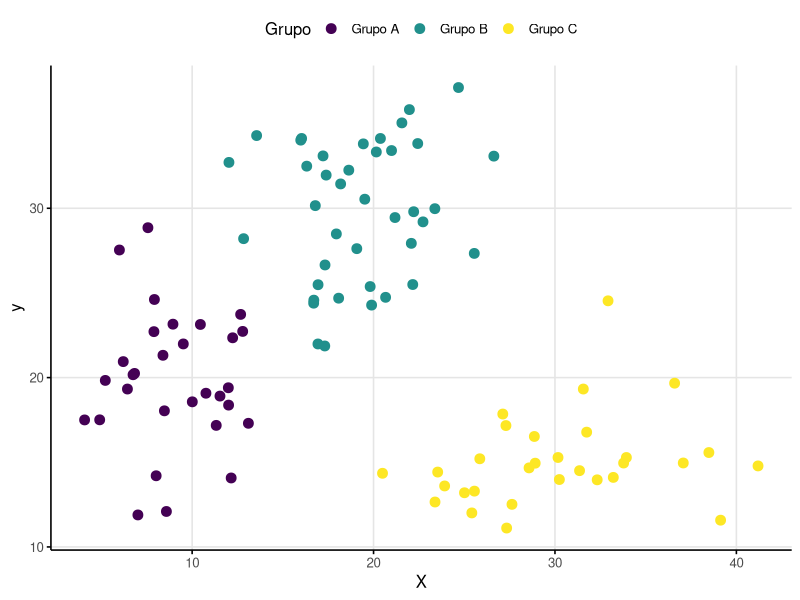
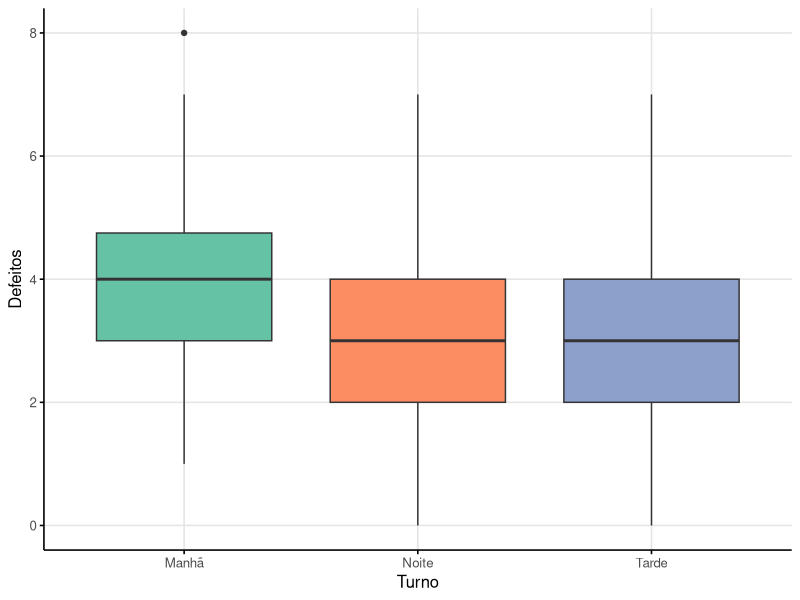
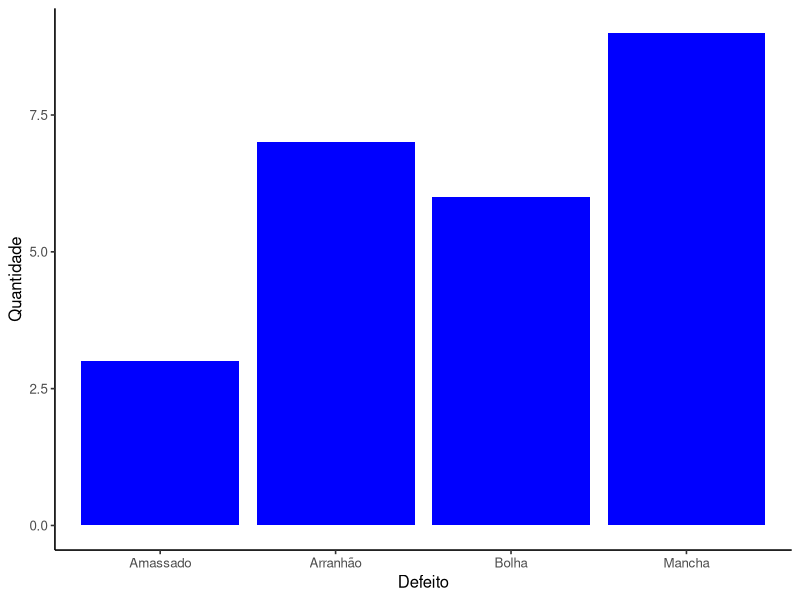
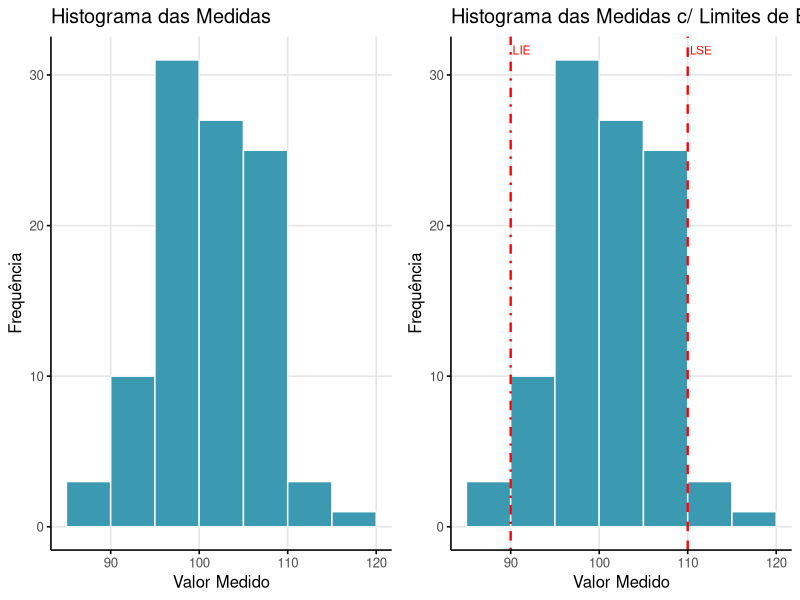
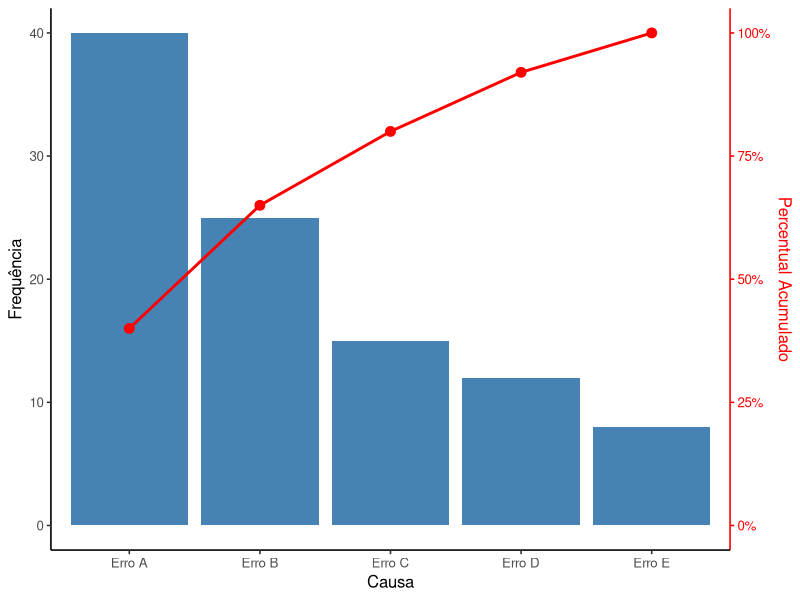
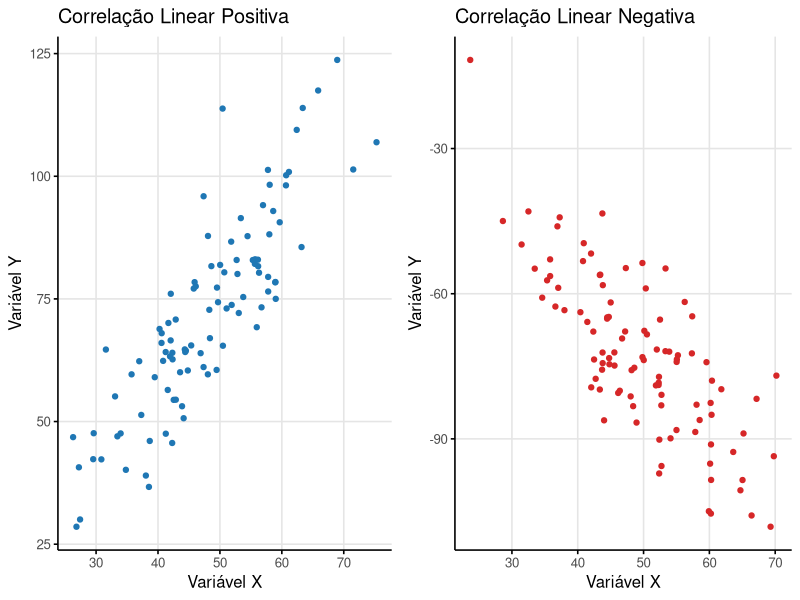
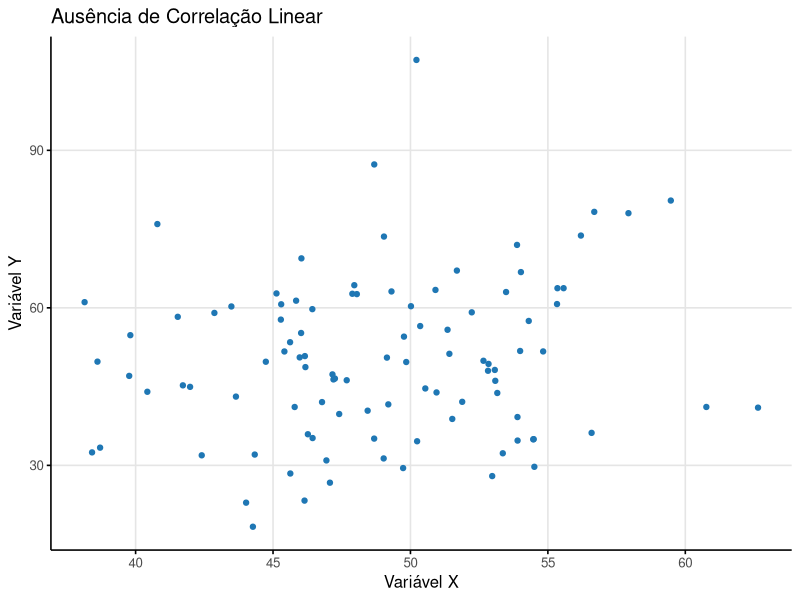
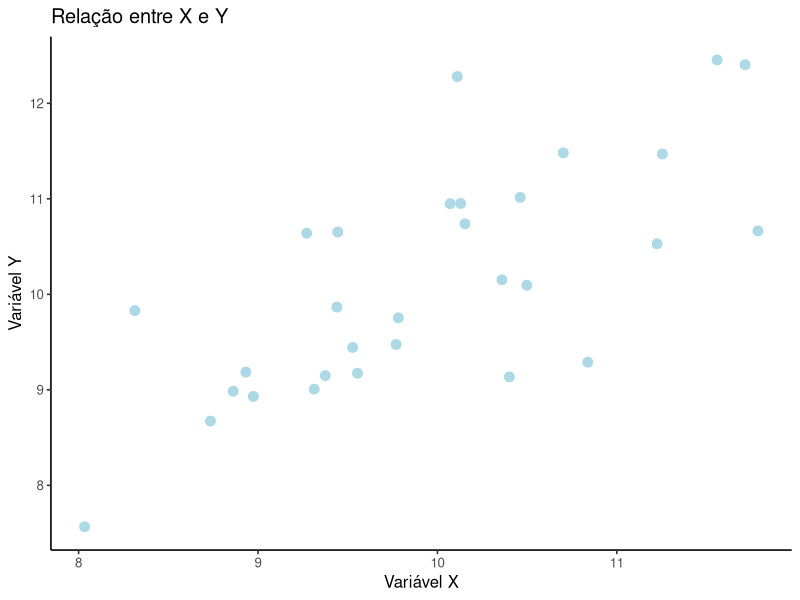

Write the R code that produced these figures, in order.
# --------------------------
# [*] Configurações Iniciais
# --------------------------

# Pacotes necessários
library(dplyr)
library(ggplot2)
library(gridExtra)

# -----------------------
# [1] Ferramentas Básicas
# -----------------------

# --------------------
# [1.1] Estratificação
# --------------------

# ---------------------------------
# [1.1.1] Exemplo de Estratificação
# ---------------------------------

# Definir semente
set.seed(11111)

# Grupo A
group1_size <- 30
group1_x <- rnorm(group1_size, mean = 10, sd = 2.5)
group1_y <- rnorm(group1_size, mean = 20, sd = 3.5)

# Grupo B
group2_size <- 40
group2_x <- rnorm(group2_size, mean = 20, sd = 3.5)
group2_y <- rnorm(group2_size, mean = 30, sd = 4.5)

# Grupo C
group3_size <- 30
group3_x <- rnorm(group3_size, mean = 30, sd = 4.5)
group3_y <- rnorm(group3_size, mean = 15, sd = 2.5)

# DataFrame unificado
df <- data.frame(
  x = c(group1_x, group2_x, group3_x),
  y = c(group1_y, group2_y, group3_y),
  Grupo = factor(c(
    rep("Grupo A", group1_size),
    rep("Grupo B", group2_size),
    rep("Grupo C", group3_size)
  ))
)

# Gráfico com ggplot2
ggplot(df, aes(x = x, y = y, color = Grupo)) +
  geom_point(size = 3) +
  scale_color_viridis_d() +
  labs(x = "X", y = "y", color = "Grupo") +
  theme_minimal(base_size = 12) +
  theme(
    legend.position = "top",
    panel.grid.minor = element_blank(),
    panel.grid.major = element_line(color = "gray90"),
    axis.line = element_line(color = "black"),
    axis.ticks = element_line(color = "black"),
    panel.border = element_blank()
  )

# ---------------------------------
# [1.1.2] Exemplo de Estratificação
# ---------------------------------

# Geração de dados
set.seed(11111)
n <- 150
Turno <- sample(c("Manhã", "Tarde", "Noite"), size = n, replace = TRUE)
Defeitos <- rbinom(n, size = 10, prob = 1/3)

# Data frame
df <- data.frame(Turno = Turno, Defeitos = Defeitos)

# Gráfico boxplot
ggplot(df, aes(x = Turno, y = Defeitos, fill = Turno)) +
  geom_boxplot() +
  scale_fill_brewer(palette = "Set2") +
  labs(x = "Turno", y = "Defeitos") +
  theme_minimal(base_size = 12) +
  theme(
    legend.position = "none",          # Para imitar o `hue="Turno"` do seaborn
    panel.grid.minor = element_blank(),
    panel.grid.major = element_line(color = "gray90"),
    axis.line = element_line(color = "black"),
    axis.ticks = element_line(color = "black"),
    panel.border = element_blank()
  )

# --------------------------
# [1.2] Folha de Verificação
# --------------------------

# ----------------------------------------------
# [1.2.1] Exemplo de Plot - Folha de Verificação
# ----------------------------------------------

# Dados da Folha de Verificação
tipos <- c("Amassado", "Arranhão", "Bolha", "Mancha")
quantidades <- c(3, 7, 6, 9)

# Gráfico de Barras
ggplot(data = NULL, aes(x = tipos, y = quantidades)) +
  geom_bar(stat = "identity", fill = "blue") +
  labs(x = "Defeito", y = "Quantidade") +
  theme_classic(base_size = 12)

# -------------------
# [2] Gráficos Usuais
# -------------------

# ----------------
# [2.1] Histograma
# ----------------

# Exemplo Prático: Histograma
set.seed(11111)
valores <- rnorm(100, mean = mean(c(85, 120)), sd = 5.5)

# Base para histograma
df <- data.frame(valor = valores)

# Histograma 1
hist1 <- ggplot(df, aes(x = valor)) +
geom_histogram(binwidth = 5, boundary = 85, color = "white", fill = "#3B9AB2") +
labs(title = "Histograma das Medidas", x = "Valor Medido", y = "Frequência") +
theme_minimal(base_size = 12) +
theme(
  panel.grid.minor = element_blank(),
  panel.grid.major = element_line(color = "gray90"),
  axis.line = element_line(color = "black"),
  axis.ticks = element_line(color = "black"),
  panel.border = element_blank()
)

# Histograma 2 com LIE e LSE
hist2 <- ggplot(df, aes(x = valor)) +
  geom_histogram(binwidth = 5, boundary = 85, color = "white", fill = "#3B9AB2") +
  geom_vline(xintercept = 90, color = "red", linetype = "dotdash", size = 0.8) +
  geom_vline(xintercept = 110, color = "red", linetype = "dashed", size = 0.8) +
  annotate("text", x = 90, y = Inf, label = "LIE", vjust = 2, hjust = -0.1, size = 3, color = "red") +
  annotate("text", x = 110, y = Inf, label = "LSE", vjust = 2, hjust = -0.1, size = 3, color = "red") +
  labs(title = "Histograma das Medidas c/ Limites de Especificação", x = "Valor Medido", y = "Frequência") +
  theme_minimal(base_size = 12) +
  theme(
    panel.grid.minor = element_blank(),
    panel.grid.major = element_line(color = "gray90"),
    axis.line = element_line(color = "black"),
    axis.ticks = element_line(color = "black"),
    panel.border = element_blank()
  )

# Exibição lado a lado
grid.arrange(hist1, hist2, ncol = 2)

# -----------------------
# [2.2] Gráfico de Pareto
# -----------------------

df <- data.frame(
  Causa = c("Erro A", "Erro B", "Erro C", "Erro D", "Erro E"),
  Frequencia = c(40, 25, 15, 12, 8)
)

# Cálculo do Percentual Acumulado
df$PercentualAcumulado <- cumsum(df$Frequencia) / sum(df$Frequencia) * 100

# ------------------------------
# Gráfico de Pareto
# ------------------------------
# Base do gráfico com barras
p <- ggplot(df, aes(x = Causa)) +
  geom_bar(aes(y = Frequencia), stat = "identity", fill = "steelblue") +
  geom_line(aes(y = PercentualAcumulado * max(Frequencia) / 100), 
            group = 1, color = "red", size = 1) +
  geom_point(aes(y = PercentualAcumulado * max(Frequencia) / 100), 
             color = "red", size = 3) +
  
  # Eixos primário e secundário
  scale_y_continuous(
    name = "Frequência",
    limits = c(0, 40),
    sec.axis = sec_axis(
      trans = ~ . / max(df$Frequencia) * 100,
      name = "Percentual Acumulado",
      labels = function(x) paste0(x, "%")
    )
  ) +
  
  labs(x = "Causa") +
  theme_classic(base_size = 12) +
  theme(
    axis.line.y.right = element_line(color = "red"),
    axis.ticks.y.right = element_line(color = "red"),
    axis.text.y.right = element_text(color = "red"),
    axis.title.y.right = element_text(color = "red"),
    panel.grid.minor = element_blank()
  )

print(p)

# ---------------------------
# [2.3] Diagrama de Dispersão
# ---------------------------

# --------------------------------------------------------
# [2.3.1] Exemplo de Correlação Linear Positiva e Negativa
# --------------------------------------------------------

# Semente para reprodutibilidade
set.seed(11111)

# Geração dos dados
x1 <- rnorm(100, mean = 50, sd = 10)
y1 <- (3/2) * x1 + rnorm(100, mean = 0, sd = 10)

x2 <- rnorm(100, mean = 50, sd = 10)
y2 <- (-3/2) * x2 + rnorm(100, mean = 0, sd = 10)

# Data frames para os gráficos
df1 <- data.frame(X = x1, Y = y1)
df2 <- data.frame(X = x2, Y = y2)

# Diagrama de Dispersão: Correlação Positiva
scatter1 <- ggplot(df1, aes(x = X, y = Y)) +
  geom_point(color = "#1f77b4") +
  labs(title = "Correlação Linear Positiva", x = "Variável X", y = "Variável Y") +
  theme_minimal(base_size = 12) +
  theme(
    panel.grid.minor = element_blank(),
    panel.grid.major = element_line(color = "gray90"),
    axis.line = element_line(color = "black"),
    axis.ticks = element_line(color = "black"),
    panel.border = element_blank()
  )

# Diagrama de Dispersão: Correlação Negativa
scatter2 <- ggplot(df2, aes(x = X, y = Y)) +
  geom_point(color = "#d62728") +
  labs(title = "Correlação Linear Negativa", x = "Variável X", y = "Variável Y") +
  theme_minimal(base_size = 12) +
  theme(
    panel.grid.minor = element_blank(),
    panel.grid.major = element_line(color = "gray90"),
    axis.line = element_line(color = "black"),
    axis.ticks = element_line(color = "black"),
    panel.border = element_blank()
  )

# Exibição lado a lado
grid.arrange(scatter1, scatter2, ncol = 2)


# ------------------------------------------------
# [2.3.2] Exemplo de Ausência de Correlação Linear
# ------------------------------------------------

# Semente para reprodutibilidade
set.seed(11111)

# Geração dos dados
x1 <- rnorm(100, mean = 50, sd = 5)
y1 <- rnorm(100, mean = 50, sd = 15)

# Data frame
df <- data.frame(X = x1, Y = y1)

# Diagrama de Dispersão
ggplot(df, aes(x = X, y = Y)) +
  geom_point(color = "#1f77b4") +
  labs(
    title = "Ausência de Correlação Linear",
    x = "Variável X",
    y = "Variável Y"
  ) +
  theme_minimal(base_size = 12) +
  theme(
    panel.grid.minor = element_blank(),
    panel.grid.major = element_line(color = "gray90"),
    axis.line = element_line(color = "black"),
    axis.ticks = element_line(color = "black"),
    panel.border = element_blank()
  )

# ---------------------------------------------------------------------------------------
# [2.3.3] Cálculo & Teste de Hipótese do/para Coeficiente de Correlação Linear de Pearson
# ---------------------------------------------------------------------------------------

# -------------------------------------------------
# [2.3.3.1] Geração do Dados & Visualização Gráfica
# -------------------------------------------------

# Fixando semente para geração
set.seed(123)

# Gerando Dados
x <- rnorm(30, mean = 10)
y <- x + rnorm(30)

# Ajustando Formato
df <- data.frame(X = x, Y = y)

# Gerando Plot
ggplot(df, aes(x = X, y = Y)) +
  geom_point(color = "lightblue", size = 3) +
  labs(title = "Relação entre X e Y",
       x = "Variável X", y = "Variável Y") +
  theme_classic(base_size = 12)

# ----------------------------------------------
# [2.3.3.2] Cálculo do Coeficiente de Correlação
# ----------------------------------------------

# Nível de Significância
ns <- 0.05

# Coeficiente de Correlação de Pearson
result <- cor.test(x, y)

# Impressão dos resultados
cat("Coeficiente de Correlação de Pearson: r =", round(result$estimate, 4), "\n")
cat("Intervalo de Confiança (", (1 - ns)*100,"%):", round(result$conf.int[1], 4), round(result$conf.int[2], 4))

# ----------------------------------------------------------
# [2.3.3.3] Teste de Hipótese para Coeficiente de Correlação
# ----------------------------------------------------------

# ---------------------------------------
# [2.3.3.3.1] Verificação de Pressupostos
# ---------------------------------------

# Verificação dos Pressupostos (Normalidade)
shapiro.test(x)
shapiro.test(y)

# -------------------------------------
# [2.3.3.3.2] Aplicar Teste de Hipótese
# -------------------------------------

# Impressão dos resultados
cat("Estatística de Teste: t =", round(result$statistic, 4), "\n")
cat("Graus de Liberdade: gl =", result$parameter, "\n")
cat("Valor-p:", round(result$p.value, 4), "\n")